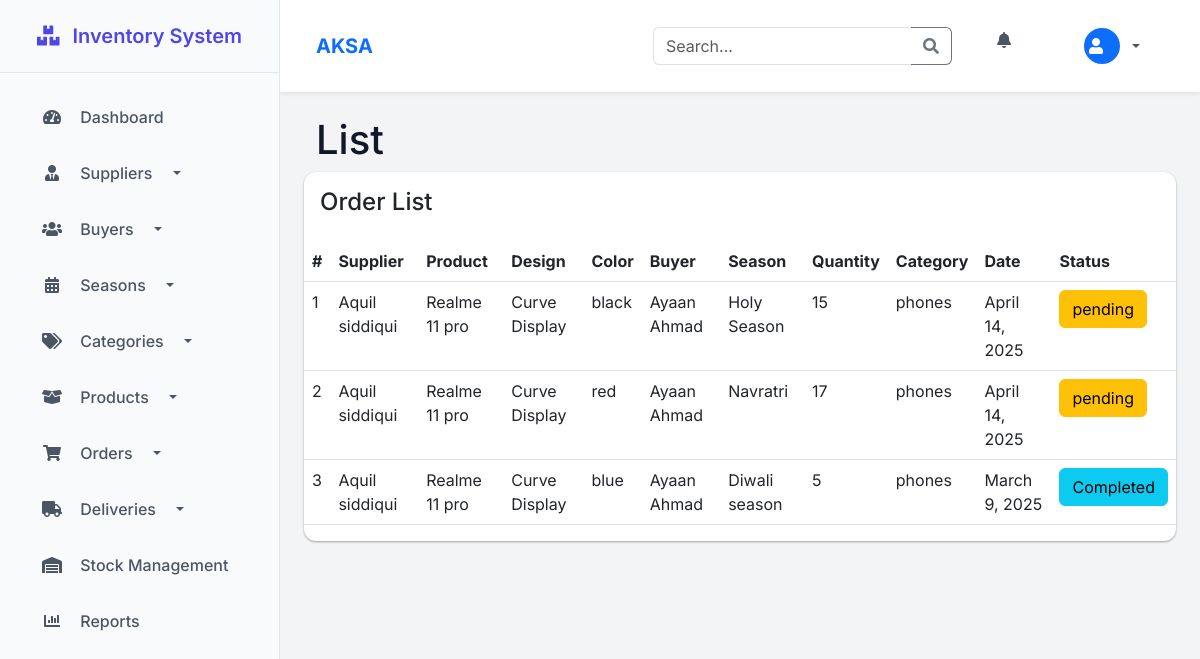
Screenshot of /store/order-list/ with the database file from the repository.
### store/models.py (models this page shows, shortened)
class Order(models.Model):
    STATUS_CHOICE = (
        ('pending', 'Pending'),
        ('decline', 'Decline'),
        ('complete', 'Complete'),
    )
    supplier = models.ForeignKey(Supplier, on_delete=models.CASCADE)
    product = models.ForeignKey(Product, on_delete=models.CASCADE)
    design = models.CharField(max_length=50)
    color = models.CharField(max_length=50)
    buyer = models.ForeignKey(Buyer, on_delete=models.CASCADE, null=True)
    season = models.ForeignKey(Season, on_delete=models.CASCADE, null=True)
    drop = models.ForeignKey(Drop, on_delete=models.CASCADE, null=True)
    quantity = models.PositiveIntegerField(default=1,verbose_name="Order Quantity",
        help_text="Number of items ordered")
    status = models.CharField(max_length=10, choices=STATUS_CHOICE, default='Pending')
    created_date = models.DateField(auto_now_add=True)
    order_date = models.DateTimeField(default=timezone.now)

class Supplier(models.Model):
    user = models.OneToOneField(User, on_delete=models.CASCADE)
    name = models.CharField(max_length=120, unique=True)
    address = models.CharField(max_length=220)
    created_date = models.DateField(auto_now_add=True)
    def __str__(self):
        return self.name

class Product(models.Model):
    name = models.CharField(max_length=120, unique=True)
    sortno = models.PositiveIntegerField()
    created_date = models.DateField(auto_now_add=True)
    price = models.DecimalField(max_digits=10, decimal_places=2,default=0)
    def __str__(self):
        return self.name

class Buyer(models.Model):
    user = models.OneToOneField(User, on_delete=models.CASCADE)
    name = models.CharField(max_length=120, unique=True)
    address = models.CharField(max_length=220)
    created_date = models.DateField(auto_now_add=True)
    def __str__(self):
        return self.name

class Season(models.Model):
    name = models.CharField(max_length=120, unique=True)
    description = models.CharField(max_length=220)
    created_date = models.DateField(auto_now_add=True)
    def __str__(self):
        return self.name

class Drop(models.Model):
    name = models.CharField(max_length=120, unique=True)
    created_date = models.DateField(auto_now_add=True)
    def __str__(self):
        return self.name

### store/views.py (the view)
# urls.py: path('order-list/', OrderListView.as_view(), name='order-list'),
class OrderListView(ListView):
    model = Order
    template_name = 'store/order_list.html'
    def get_context_data(self, **kwargs):
        context = super().get_context_data(**kwargs)
        context['order'] = Order.objects.all().order_by('-id')
        return context

### store/context_processors.py (called while the page is built)
def alerts_context(request):
    if request.user.is_authenticated:
        return {
            'unread_alerts_count': Alert.objects.filter(user=request.user, is_read=False).count(),
            'recent_alerts': Alert.objects.filter(user=request.user).order_by('-created_at')[:5]
        }
    return {}

### templates/store/order_list.html (shortened to what this page needs)
{% extends 'base/base.html' %}
{% block breadcrumbs %}
<div class="breadcrumbs">
    <div class="breadcrumbs-inner">
        <div class="row m-0">
            <div class="col-sm-4">
                <div class="page-header float-left">
                    <div class="page-title">
                        <h1>List</h1>
                    </div>
                </div>
            </div>
        </div>
    </div>
</div>
{% endblock breadcrumbs %}
{% block content %}
<div class="row">
    <div class="col-xl-12">
        <div class="card">
            <div class="card-body">
                <h4 class="box-title">Order List </h4>
            </div>
            <div class="card-body--">
                <div class="table-stats order-table ov-h">
                    <table class="table ">
                        <thead>
                            <tr>
                                <th class="serial">#</th>
                                <th>Supplier</th>
                                <th>Product</th>
                                <th>Design</th>
                                <th>Color</th>
                                <th>Buyer</th>
                                <th>Season</th>
                                <th>Quantity</th>
                                <th>Category</th>
                                <th>Date</th>
                                <th>Status</th>
                            </tr>
                        </thead>
                        <tbody>
                            {% if order %}
                            {% for order in order %}
                            <tr>
                                <td class="serial">{{ forloop.counter }}</td>
                                <td>{{ order.supplier }}</td>
                                <td>{{ order.product }}</td>
                                <td>{{ order.design }}</td>
                                <td>{{ order.color }}</td>
                                <td>{{ order.buyer }}</td>
                                <td>{{ order.season }}</td>
                                <td>{{ order.quantity }}</td>
                                <td>{{ order.drop }}</td>
                                <td>{{ order.created_date }}</td>
                                <td>
                                    {% if order.status == 'pending' %}
                                        <a class="btn btn-warning" href="">{{ order.status }}</a>
                                    {% elif order.status == 'decline' %}
                                        <a class="btn btn-danger" href="">{{ order.status }}</a>
                                    {% elif order.status == 'complete' %}
                                        <a class="btn btn-success" href="">{{ order.status }}</a>
                                    {% elif order.status == 'approved' %}
                                        <a class="btn btn-primary" href="">{{ order.status }}</a>
                                    {% elif order.status == 'bulk' %}
                                        <a class="btn btn-secondary" href="">{{ order.status }}</a>
                                    {% else %}
                                        <a class="btn btn-info" href="">{{ order.status }}</a>
                                    {% endif %}
                                </td>
                            </tr>
                            {% endfor %}
                            {% else %}
                                <tr><td>No Order Data</td></tr>
                            {% endif %}
                        </tbody>
                    </table>
                </div>
            </div>
        </div>
    </div>
</div>
{% endblock content %}

### templates/base/base.html (shortened to what this page needs)
<!DOCTYPE html>
<html lang="en">
<head>
    <link rel="stylesheet" href="https://cdn.jsdelivr.net/npm/bootstrap-icons@1.10.0/font/bootstrap-icons.css">
    <link rel="stylesheet" href="https://cdnjs.cloudflare.com/ajax/libs/font-awesome/6.4.0/css/all.min.css">
    <link href="https://cdn.jsdelivr.net/npm/bootstrap@5.3.0/dist/css/bootstrap.min.css" rel="stylesheet">
    <link rel="stylesheet" href="https://cdnjs.cloudflare.com/ajax/libs/font-awesome/5.15.4/css/all.min.css">
</head>
<body>
    {% include 'base/sidebar.html' %}
    <div class="main-content">
        {% include 'base/navbar.html' %}
        <div class="container-fluid p-4">
            {% block breadcrumbs %}{% endblock %}
            <main class="fade-in">
                {% block content %}{% endblock %}
            </main>
        </div>
    </div>
</body>
</html>

### templates/base/sidebar.html (shortened to what this page needs)
<aside class="sidebar">
    <div class="sidebar-header">
        <h5 class="mb-0 text-center">
            <i class="fas fa-boxes me-2"></i>
            Inventory System
        </h5>
    </div>
    <nav class="nav flex-column mt-3">
        <a href="{% url 'dashboard' %}" class="nav-link {% if request.path == '/' %}active{% endif %}">
            <i class="fas fa-tachometer-alt"></i>
            <span>Dashboard</span>
        </a>
        <div class="dropdown">
            <a class="nav-link dropdown-toggle" href="#" role="button" data-bs-toggle="dropdown">
                <i class="fas fa-user-tie"></i>
                <span>Suppliers</span>
            </a>
        </div>
        <div class="dropdown">
            <a class="nav-link dropdown-toggle" href="#" role="button" data-bs-toggle="dropdown">
                <i class="fas fa-users"></i>
                <span>Buyers</span>
            </a>
        </div>
        <div class="dropdown">
            <a class="nav-link dropdown-toggle" href="#" role="button" data-bs-toggle="dropdown">
                <i class="fas fa-calendar-alt"></i>
                <span>Seasons</span>
            </a>
        </div>
        <div class="dropdown">
            <a class="nav-link dropdown-toggle" href="#" role="button" data-bs-toggle="dropdown">
                <i class="fas fa-tags"></i>
                <span>Categories</span>
            </a>
        </div>
        <div class="dropdown">
            <a class="nav-link dropdown-toggle" href="#" role="button" data-bs-toggle="dropdown">
                <i class="fas fa-box-open"></i>
                <span>Products</span>
            </a>
        </div>
        <div class="dropdown">
            <a class="nav-link dropdown-toggle" href="#" role="button" data-bs-toggle="dropdown">
                <i class="fas fa-shopping-cart"></i>
                <span>Orders</span>
            </a>
        </div>
        <div class="dropdown">
            <a class="nav-link dropdown-toggle" href="#" role="button" data-bs-toggle="dropdown">
                <i class="fas fa-truck"></i>
                <span>Deliveries</span>
            </a>
        </div>
        <a href="{% url 'stock_list' %}" class="nav-link">
            <i class="fas fa-warehouse"></i>
            <span>Stock Management</span>
        </a>
        <a href="{% url 'report_list' %}" class="nav-link">
            <i class="fas fa-chart-bar"></i>
            <span>Reports</span>
        </a>
    </nav>
</aside>

### templates/base/navbar.html (shortened to what this page needs)
<header class="navbar navbar-expand-lg navbar-light bg-white shadow-sm">
    <div class="container-fluid">
        <a class="navbar-brand fw-bold text-primary">AKSA</a>
        <div class="collapse navbar-collapse">
            <form class="d-flex ms-auto me-3" method="GET" action="{% url 'search' %}">
                <div class="input-group">
                    <input class="form-control border-end-0" type="search" name="q" placeholder="Search..."
                           aria-label="Search" value="{{ request.GET.q }}">
                    <button class="btn btn-outline-secondary border-start-0" type="submit">
                        <i class="fas fa-search"></i>
                    </button>
                </div>
            </form>
            <ul class="navbar-nav">
                <li class="nav-item dropdown me-2">
                    <a class="nav-link position-relative" href="#" id="alertsDropdown" role="button"
                       data-bs-toggle="dropdown" aria-expanded="false">
                        <i class="fas fa-bell text-gray-600"></i>
                    </a>
                </li>
                <li class="nav-item dropdown">
                    <a class="nav-link dropdown-toggle d-flex align-items-center" href="#" id="userDropdown"
                       role="button" data-bs-toggle="dropdown" aria-expanded="false">
                        <div class="avatar avatar-sm me-2">
                            <div class="bg-primary text-white rounded-circle d-flex align-items-center justify-content-center"
                                 style="width: 36px; height: 36px;">
                                <i class="fas fa-user"></i>
                            </div>
                        </div>
                    </a>
                </li>
            </ul>
        </div>
    </div>
</header>

### templates/base/base.html (style rules this page uses)
:root { --primary: #4f46e5; --primary-hover: #4338ca; --sidebar-bg: #f9fafb; --sidebar-active: #e0e7ff; --header-bg: #ffffff; --card-shadow: 0 1px 3px rgba(0,0,0,0.12), 0 1px 2px rgba(0,0,0,0.24); --transition: all 0.3s cubic-bezier(.25,.8,.25,1); }
body { font-family: 'Inter', sans-serif; background-color: #f3f4f6; color: #111827; }
.sidebar { width: 280px; background: var(--sidebar-bg); height: 100vh; position: fixed; transition: var(--transition); border-right: 1px solid #e5e7eb; z-index: 100; }
.sidebar-header { padding: 1.5rem; border-bottom: 1px solid #e5e7eb; }
.sidebar-header h5 { font-weight: 600; color: var(--primary); }
.nav-link { color: #4b5563; padding: 0.75rem 1.5rem; font-weight: 500; border-radius: 0.5rem; margin: 0.25rem 1rem; transition: var(--transition); }
.nav-link i { width: 24px; text-align: center; margin-right: 12px; }
.main-content { margin-left: 280px; transition: var(--transition); }
.navbar { background: var(--header-bg); box-shadow: var(--card-shadow); padding: 0.75rem 1.5rem; }
.navbar-brand { font-weight: 700; color: var(--primary); font-size: 1.25rem; }
.card { border: none; border-radius: 0.75rem; box-shadow: var(--card-shadow); transition: var(--transition); }
.fade-in { animation: fadeIn 0.3s ease-out; }

### rows the page displays
Order: supplier "Aquil siddiqui", product "Realme 11 pro", design "Curve Display", color "black", buyer "Ayaan Ahmad", season "Holy Season", quantity "15", drop "phones", created_date "April 14, 2025", status "pending"
Order: supplier "Aquil siddiqui", product "Realme 11 pro", design "Curve Display", color "red", buyer "Ayaan Ahmad", season "Navratri", quantity "17", drop "phones", created_date "April 14, 2025", status "pending"
Order: supplier "Aquil siddiqui", product "Realme 11 pro", design "Curve Display", color "blue", buyer "Ayaan Ahmad", season "Diwali season", quantity "5", drop "phones", created_date "March 9, 2025", status "Completed"
